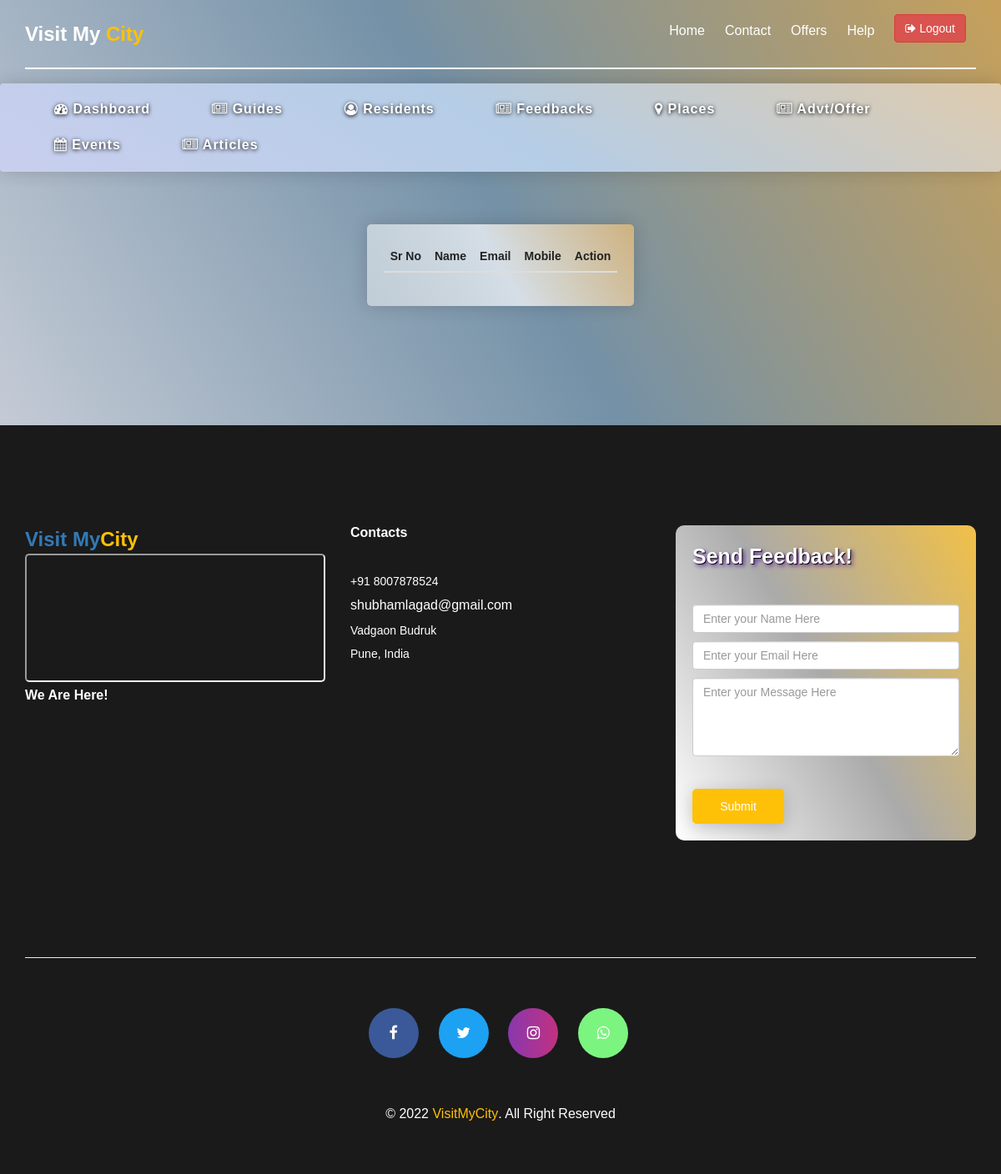
Page /admin/residents (signed in) on the earlier database version.
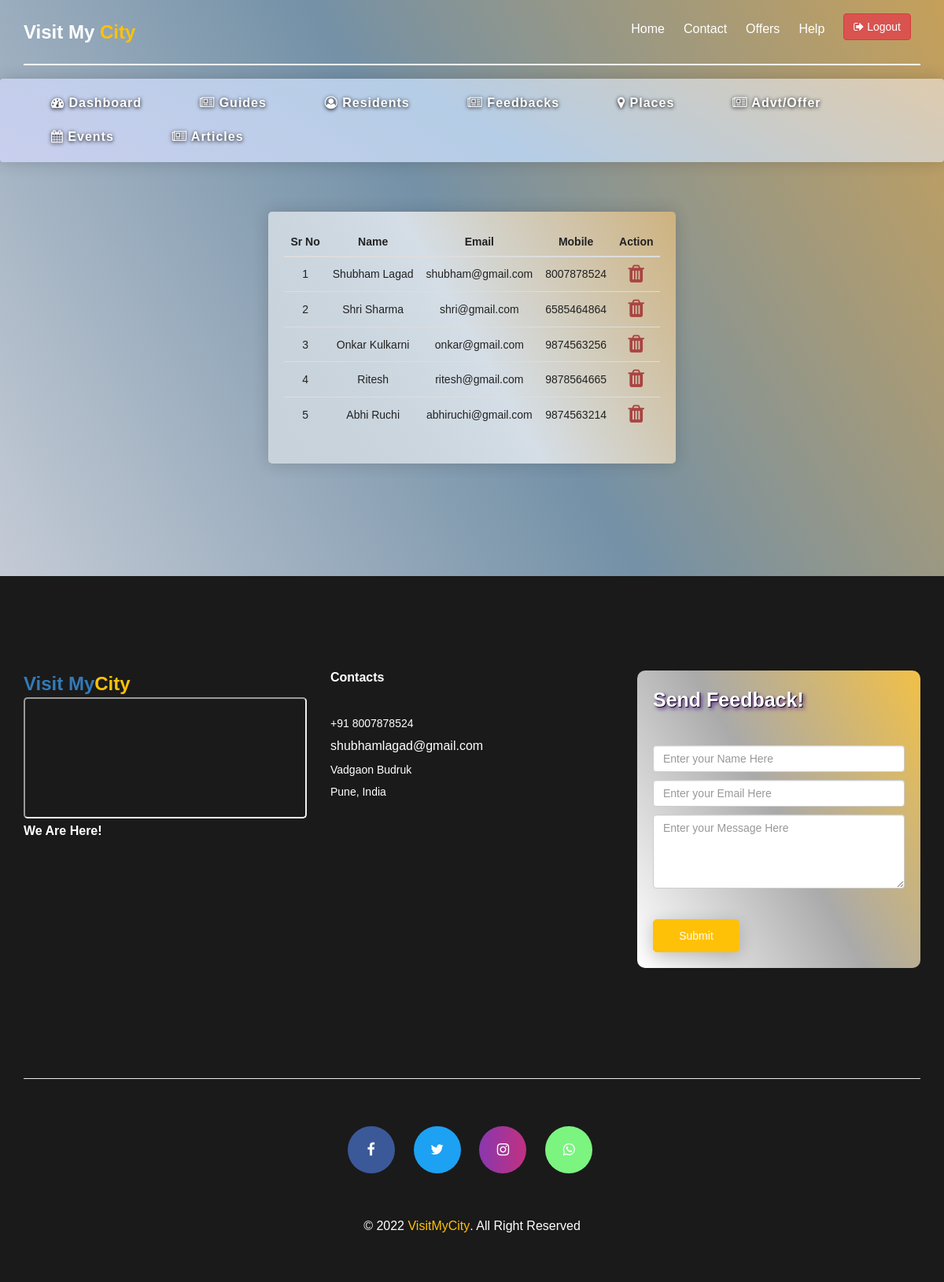
Same page on the later database version.
### tables this page shows
CREATE TABLE "resident" (
	"rno"	INTEGER NOT NULL,
	"name"	TEXT NOT NULL,
	"email"	TEXT NOT NULL,
	"mobile"	TEXT NOT NULL,
	"password"	TEXT NOT NULL,
	"rlocation"	TEXT NOT NULL,
	PRIMARY KEY("rno" AUTOINCREMENT)
);

### app.py (the view)
@app.route('/admin/residents')
def allResidents():
    if 'adminusername' in session:
        allResidents = admin.Admin.getAllResidents()
        return render_template('admin/residents.html', allResidents=allResidents)
    else:
        return redirect('/')

### modulesPackage/admin.py (called while the page is built)
    def getAllResidents():
        query = "select * from resident"
        myCursor.execute(query)
        result = myCursor.fetchall()
        return result

### templates/admin/residents.html
{% extends "admin/template.html" %}
{% block navButton %}
<li class="smooth-menu">
    <a href="/logout">
        <button class="btn btn-danger"> <i class="fa fa-sign-out"> </i> Logout</button>
    </a>
</li>
{% endblock %}
{% block admin %}
<table class="table text-capitalize">
    <thead>
        <tr>
            <th>sr no</th>
            <th>name</th>
            <th>email</th>
            <th>mobile</th>
            <th>Action</th>
        </tr>
    </thead>
    <tbody>
        {% for res in allResidents %}
        <tr>
            <td>{{loop.index}}</td>
            <td>{{res[1]}}</td>
            <td class="text-lowercase">{{res[2]}}</td>
            <td>{{res[3]}}</td>
            <td><a href="/delete/resident/{{res[2]}}"><i class="fa fa-trash fa-2x text-danger"></i></a></td>
        </tr>
        {% endfor %}
    </tbody>
</table>
{% endblock %}

### templates/admin/template.html (shortened to what this page needs)
<!doctype html>
<html class="no-js" lang="en">
<head>
    <link rel="stylesheet" href="{{url_for('static',filename='css/font-awesome.min.css')}}" />
    <link rel="stylesheet" href="{{url_for('static',filename='css/animate.css')}}" />
    <link rel="stylesheet" href="{{url_for('static',filename='css/datepicker.css')}}">
    <link rel="stylesheet" href="{{url_for('static',filename='css/owl.carousel.min.css')}}">
    <link rel="stylesheet" href="{{url_for('static',filename='css/owl.theme.default.min.css')}}" />
    <link rel="stylesheet" href="{{url_for('static',filename='css/jquery-ui.min.css')}}" />
    <link rel="stylesheet" href="{{url_for('static',filename='css/bootstrap.min.css')}}" />
    <link rel="stylesheet" href="{{url_for('static',filename='css/bootsnav.css')}}" />
    <link rel="stylesheet" href="{{url_for('static',filename='css/style.css')}}" />
    <link rel="stylesheet" href="{{url_for('static',filename='css/responsive.css')}}" />
    <link rel="stylesheet" href="{{url_for('static',filename='css/validation.css')}}" />
</head>
<body>
    <header class="top-area">
        <div class="header-area">
            <div class="container">
                <div class="row">
                    <div class="col-sm-2">
                        <div class="logo">
                            <a href="/residents/dashboard">
                                Visit My <span>City</span>
                            </a>
                        </div>
                    </div>
                    <div class="col-sm-10">
                        <div class="main-menu">
                            <div class="collapse navbar-collapse">
                                <ul class="nav navbar-nav navbar-right">
                                    <li class="smooth-menu"><a href="#home">Home</a></li>
                                    <li class="smooth-menu"><a href="#contact">Contact </a></li>
                                    <li class="smooth-menu"><a href="#offers">Offers</a></li>
                                    <li class="smooth-menu"><a href="#">Help</a></li>
                                    {% block navButton %}{% endblock %}
                                </ul>
                            </div>
                        </div>
                    </div>
                </div>
                <div class="home-border"></div>
            </div>
        </div>
    </header>
    <section class="dashboard">
        <nav class="navbar navbar-default">
            <div class="container-fluid">
                <div class="collapse navbar-collapse" id="bs-example-navbar-collapse-1">
                    <ul class="nav">
                        <li><a href="/admin/dashboard"> <i class="fa fa-dashboard"></i> Dashboard</a></li>
                        <li><a href="/admin/guides"> <i class="fa fa-newspaper-o"></i> Guides</a></li>
                        <li><a href="/admin/residents"> <i class="fa fa-user-circle-o"></i> Residents</a></li>
                        <li><a href="/admin/guides"> <i class="fa fa-newspaper-o"></i> Feedbacks</a></li>
                        <li><a href="/admin/places"> <i class="fa fa-map-marker"></i> Places</a></li>
                        <li><a href="/admin/advtOffer"> <i class="fa fa-newspaper-o"></i> Advt/Offer</a></li>
                        <li><a href="/admin/events"> <i class="fa fa-calendar"></i> Events</a></li>
                        <li><a href="/admin/articles"> <i class="fa fa-newspaper-o"></i> Articles</a></li>
                    </ul>
                </div>
            </div>
        </nav>
        <div class="container">
            <div class="campaign-timer">
                {% block admin %}
                {% endblock %}
            </div>
        </div>
    </section>
    <section id="contact">
        <footer class="footer-copyright">
            <div class="container">
                <div class="footer-content">
                    <div class="row">
                        <div class="col-sm-4">
                            <div class="single-footer-item">
                                <div class="footer-logo">
                                    <a href="index.html">
                                        Visit My<span>City</span>
                                    </a>
                                    <iframe
                                        src="https://www.google.com/maps/embed?pb=!1m14!1m8!1m3!1d344.30262861673395!2d73.83552123378685!3d18.465102384070253!3m2!1i1024!2i768!4f13.1!3m3!1m2!1s0x3bc295ed8144aebd%3A0xa33411c6a455191!2sSinhgad%20Institute%20of%20Management%20(SIOM)!5e0!3m2!1sen!2sin!4v1655025088984!5m2!1sen!2sin"
                                        width="100%" height="100%" style="border-radius:5px;" allowfullscreen=""
                                        loading="lazy"></iframe>
                                    <p>We are here!</p>
                                </div>
                            </div>
                        </div>
                        <div class="col-sm-4">
                            <div class="single-footer-item text-center">
                                <h2 class="text-left">contacts</h2>
                                <div class="single-footer-txt text-left">
                                    <p>+91 8007878524</p>
                                    <p class="foot-email"><a href="#">shubhamlagad@gmail.com</a></p>
                                    <p>Vadgaon Budruk</p>
                                    <p>Pune, India</p>
                                </div>
                            </div>
                        </div>
                        <div class="col-sm-4">
                            <div class="single-footer-item">
                                <div class="custom-input-group feedback">
                                    <h2>
                                        Send Feedback!
                                    </h2>
                                    <form action="/feedback" method="post">
                                        <input type="text" class="form-control" name="feedbackName"
                                            placeholder="Enter your Name Here">
                                        <input type="email" class="form-control" name="feedbackEmail"
                                            placeholder="Enter your Email Here">
                                        <textarea class="form-control" placeholder="Enter your Message Here"
                                            name="feedbackComment" cols="30" rows="4"></textarea>
                                        <div class="about-btn">
                                            <button type="submit" class="about-view packages-btn">
                                                Submit
                                            </button>
                                        </div>
                                    </form>
                                </div>
                            </div>
                        </div>
                    </div>
                </div>
                <hr>
                <div class="foot-icons ">
                    <ul class="footer-social-links list-inline list-unstyled">
                        <li><a href="#" target="_blank" class="foot-icon-bg-1"><i class="fa fa-facebook"></i></a></li>
                        <li><a href="#" target="_blank" class="foot-icon-bg-2"><i class="fa fa-twitter"></i></a></li>
                        <li><a href="#" target="_blank" class="foot-icon-bg-3"><i class="fa fa-instagram"></i></a></li>
                        <li><a href="#" target="_blank" class="foot-icon-bg-4"><i class="fa fa-whatsapp"></i></a></li>
                    </ul>
                    <p>&copy; 2022 <a href="https://www.visitmycity.co">VisitMyCity</a>. All Right Reserved</p>
                </div>
            </div>
        </footer>
    </section>
</body>
</html>

### static/css/bootsnav.css (style rules this page uses)
body { -webkit-transition: all 0.3s ease-in-out; -moz-transition: all 0.3s ease-in-out; -o-transition: all 0.3s ease-in-out; -ms-transition: all 0.3s ease-in-out; transition: all 0.3s ease-in-out; }

Differences in the rows shown:
added resident: name "Shubham Lagad", email "shubham@gmail.com", mobile "8007878524"
added resident: name "Shri Sharma", email "shri@gmail.com", mobile "6585464864"
added resident: name "Onkar Kulkarni", email "onkar@gmail.com", mobile "9874563256"
added resident: name "Ritesh", email "ritesh@gmail.com", mobile "9878564665"
added resident: name "Abhi Ruchi", email "abhiruchi@gmail.com", mobile "9874563214"
